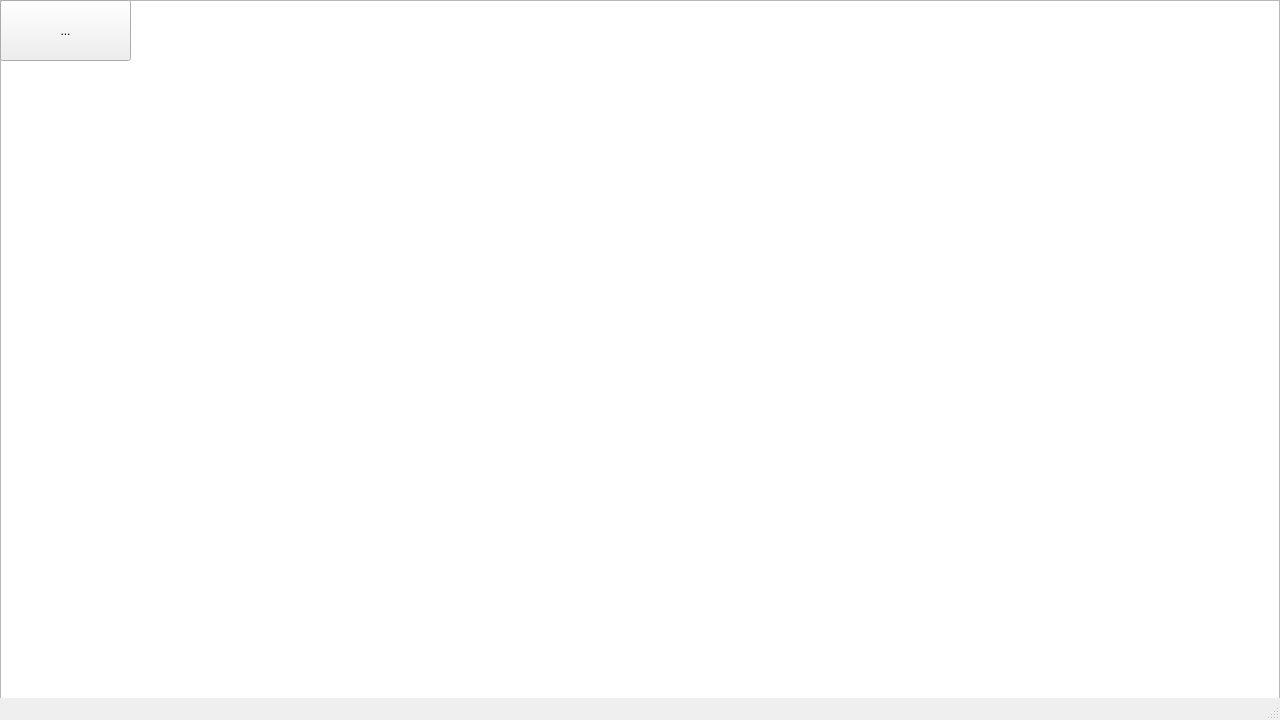
<?xml version="1.0" encoding="UTF-8"?>
<ui version="4.0">
 <class>GardenUI</class>
 <widget class="QMainWindow" name="GardenUI">
  <property name="geometry">
   <rect>
    <x>0</x>
    <y>0</y>
    <width>1280</width>
    <height>720</height>
   </rect>
  </property>
  <property name="minimumSize">
   <size>
    <width>1280</width>
    <height>720</height>
   </size>
  </property>
  <property name="maximumSize">
   <size>
    <width>1280</width>
    <height>720</height>
   </size>
  </property>
  <property name="windowTitle">
   <string>MainWindow</string>
  </property>
  <widget class="QWidget" name="centralwidget">
   <widget class="QToolButton" name="backBtn">
    <property name="geometry">
     <rect>
      <x>0</x>
      <y>0</y>
      <width>131</width>
      <height>61</height>
     </rect>
    </property>
    <property name="text">
     <string>...</string>
    </property>
    <property name="icon">
     <iconset resource="ReSource.qrc">
      <normaloff>:/button/Picture/ui_button/back.jpg</normaloff>:/button/Picture/ui_button/back.jpg</iconset>
    </property>
    <property name="iconSize">
     <size>
      <width>131</width>
      <height>61</height>
     </size>
    </property>
   </widget>
   <widget class="QGraphicsView" name="view">
    <property name="geometry">
     <rect>
      <x>0</x>
      <y>0</y>
      <width>1280</width>
      <height>720</height>
     </rect>
    </property>
   </widget>
   <zorder>view</zorder>
   <zorder>backBtn</zorder>
  </widget>
  <widget class="QMenuBar" name="menubar">
   <property name="geometry">
    <rect>
     <x>0</x>
     <y>0</y>
     <width>1280</width>
     <height>22</height>
    </rect>
   </property>
  </widget>
  <widget class="QStatusBar" name="statusbar"/>
 </widget>
 <resources>
  <include location="ReSource.qrc"/>
 </resources>
 <connections/>
</ui>
